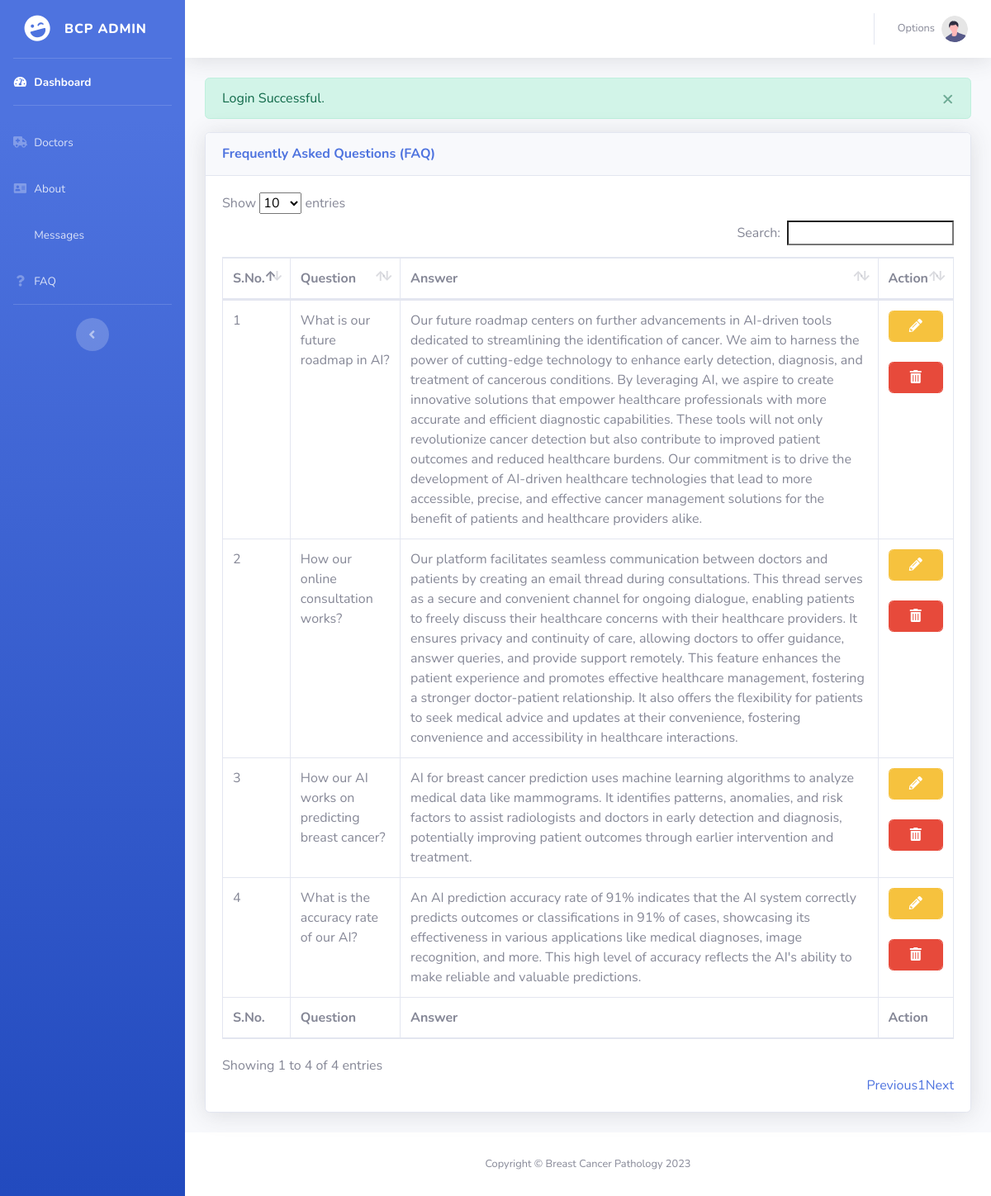
The app's page /admin/faq (signed in) with its own data.
### tables this page shows
CREATE TABLE `faq` (
  `id` int NOT NULL,
  `question` text NOT NULL,
  `answer` text NOT NULL,
  `created_at` timestamp NULL DEFAULT CURRENT_TIMESTAMP,
  `updated_at` timestamp NULL DEFAULT CURRENT_TIMESTAMP ON UPDATE CURRENT_TIMESTAMP
);

### app/Core/App.php (called while the page is built, shortened)
<?php
class App {
    protected $method = 'index';
    public function __construct() {
        $url = $this->parseUrl();
        if (file_exists('../app/Controllers/' . ucfirst($url[0]) . '.php')) {
            unset($url[0]);
        }
        $this->controller = new $this->controller;
        if (isset($url[1])) {
            if (method_exists($this->controller, $url[1])) {
                $this->method = $url[1];
                unset($url[1]);
            }
        }
        $this->params = $url ? array_values($url) : [];
        call_user_func_array(array($this->controller, $this->method), $this->params);
    }
    public function parseUrl() {
        if (isset($_GET['url'])) {
            return $url = explode('/', filter_var(rtrim($_GET['url'], '/'), FILTER_SANITIZE_URL));
        }
    }
}

### public/index.php (called while the page is built, shortened)
<?php
$app = new app;

### app/Core/DB.php (called while the page is built, shortened)
<?php
class DB {
    protected $db;
	private $statement;
    public function __construct(){
		$this->db = new PDO(sprintf('mysql:host=%s;dbname=%s', DB_HOST, DB_NAME), DB_USER, DB_PASSWORD);
    }
    public function query($sql, $params = []) {
		$this->statement = $this->db->prepare($sql);
	}
    public function row() {
		$this->execute();
		return $this->statement->fetchAll(PDO::FETCH_ASSOC);
	}
	public function execute() {
		return $this->statement->execute();
	}
}

### app/Models/Faq.php (called while the page is built, shortened)
<?php
include_once('../app/Core/Model.php');
class Faq extends Core\Model
{
    public function getAllFaq(){
        $this->db->query('SELECT * FROM faq ORDER BY created_at DESC');
        return $this->db->row();
    }
}

### app/Core/Model.php (called while the page is built, shortened)
<?php
abstract class Model {
	public function __construct() {
		$this->db = new DB;
	}
}

### app/Views/admin/faq.php (the view, shortened to what this page needs)
<?php include('../app/Views/admin/base/header.php');?>
<link href="/pathology/dashboard/datatables/dataTables.bootstrap4.min.css" rel="stylesheet">
 <div class="card shadow mb-4">
<div class="card-header py-3">
    <h6 class="m-0 font-weight-bold text-primary">Frequently Asked Questions (FAQ)</h6>
</div>
<div class="card-body">
    <div class="table-responsive">
        <table class="table table-bordered" id="dataTable" width="100%" cellspacing="0">
            <thead>
                <tr>
                    <th>S.No.</th>
                    <th>Question</th>
                    <th>Answer</th>
                    <th>Action</th>
                </tr>
            </thead>
            <tfoot>
                <tr>
                    <th>S.No.</th>
                    <th>Question</th>
                    <th>Answer</th>
                    <th>Action</th>
                </tr>
            </tfoot>
            <tbody>
                <?php
                    $counter = 1;
                    foreach ($data['faq'] as $row) {
                        echo '<tr>';
                            echo '<td>' . $counter . '</td>';
                            echo '<td>' . $row['question'] . '</td>';
                            echo '<td>' . $row['answer'] . '</td>';
                            echo "<td>
                            <a href='/pathology/admin/faq_edit/$row[id]' title='Edit'>
                                <button class='form-control btn-warning'>
                                <span class='fas fa-pencil-alt'>
                                </span></button>
                            </a>" . "&emsp;".
                            "
                                <form method='POST' action='/pathology/admin/faq_delete/'>
                                    <input type='hidden' value='".$row['id']."'/>
                                    <button type='submit' class='form-control btn-danger' onClick='confirmDelete(event)'>
                                        <span class='fas fa-trash-alt'></span>
                                    </button>
                                </form>
                            </td>";
                        echo '</tr>';
                        $counter++;
                    }
                ?>
            </tbody>
            </table>
        </div>
    </div>
</div>
<?php include('../app/Views/admin/base/footer.php');?>

### public/dashboard/css/custom.admin.css (style rules this page uses)
:root { --theme-color: #3f4079; --theme-light: #3f40791c; --theme-f-color: #fff; }

### records on screen
faq: question "What is our future roadmap in AI?", answer "Our future roadmap centers on further advancements in AI-driven tools dedicated to streamlining the identification of cancer. We aim to harness the power of cutting-edge technology to enhance early detection, diagnosis, and treatment of cancerous conditions. By leveraging AI, we aspire to create innovative solutions that empower healthcare professionals with more accurate and efficient diagnostic capabilities. These tools will not only revolutionize cancer detection but also contribute to improved patient outcomes and reduced healthcare burdens. Our commitment is to drive the development of AI-driven healthcare technologies that lead to more accessible, precise, and effective cancer…"
faq: question "How our online consultation works?", answer "Our platform facilitates seamless communication between doctors and patients by creating an email thread during consultations. This thread serves as a secure and convenient channel for ongoing dialogue, enabling patients to freely discuss their healthcare concerns with their healthcare providers. It ensures privacy and continuity of care, allowing doctors to offer guidance, answer queries, and provide support remotely. This feature enhances the patient experience and promotes effective healthcare management, fostering a stronger doctor-patient relationship. It also offers the flexibility for patients to seek medical advice and updates at their convenience, fostering convenience and…"
faq: question "How our AI works on predicting breast cancer?", answer "AI for breast cancer prediction uses machine learning algorithms to analyze medical data like mammograms. It identifies patterns, anomalies, and risk factors to assist radiologists and doctors in early detection and diagnosis, potentially improving patient outcomes through earlier intervention and treatment."
faq: question "What is the accuracy rate of our AI?", answer "An AI prediction accuracy rate of 91% indicates that the AI system correctly predicts outcomes or classifications in 91% of cases, showcasing its effectiveness in various applications like medical diagnoses, image recognition, and more. This high level of accuracy reflects the AI's ability to make reliable and valuable predictions."

### other values on screen
$_SESSION['alert_success'] "Login Successful."
